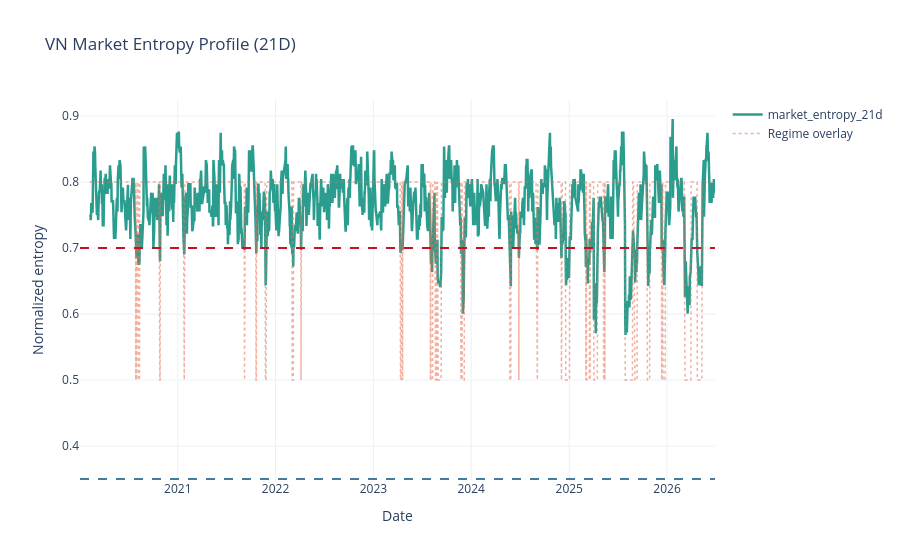

Here is the notebook cell this chart was saved with:
### Code cell
# Cell: Inspect Market Regime Outputs
display(market.tail(20))
latest_market = market.sort_values("date").tail(1)
display(latest_market[[col for col in ["date", "market_regime", "market_entropy_21d", "market_entropy_63d", "market_entropy_regime", "market_entropy_shift", "advance_ratio"] if col in latest_market.columns]])
display(entropy_regime_chart(market, entropy_col="market_entropy_21d", regime_col="market_entropy_regime", title="VN Market Entropy Profile (21D)"))

### Figure 1 — Plotly figure (JSON) as saved in the notebook; plotly's stock layout.template omitted (floating-point values rounded to 4 significant figures; data arrays with more than 128 entries replaced by an {"elided": "..."} marker saying what was removed)
{"data": [{"line": {"color": "#2a9d8f", "width": 2.5}, "mode": "lines", "name": "market_entropy_21d", "type": "scatter", "x": {"elided": "1617 str values"}, "y": {"elided": "1617 float values"}}, {"line": {"color": "#e76f51", "dash": "dot", "width": 1.5}, "mode": "lines", "name": "Regime overlay", "opacity": 0.55, "type": "scatter", "x": {"elided": "1617 str values"}, "y": {"elided": "1617 float values"}}], "layout": {"autosize": true, "shapes": [{"line": {"color": "#457b9d", "dash": "dash"}, "type": "line", "x0": 0, "x1": 1, "xref": "x domain", "y0": 0.35, "y1": 0.35, "yref": "y"}, {"line": {"color": "#c1121f", "dash": "dash"}, "type": "line", "x0": 0, "x1": 1, "xref": "x domain", "y0": 0.7, "y1": 0.7, "yref": "y"}], "title": {"text": "VN Market Entropy Profile (21D)"}, "xaxis": {"autorange": true, "range": ["2020-01-02", "2026-06-29"], "title": {"text": "Date"}, "type": "date"}, "yaxis": {"autorange": true, "range": [0.3468, 0.9246], "title": {"text": "Normalized entropy"}, "type": "linear"}}}
